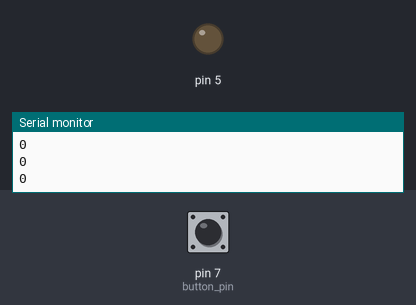
A sketch run on a simulated Arduino Uno, built with avr-gcc and run on an emulated ATmega328P. On the bench: output pins drawn as LEDs (lit = HIGH), the last lines printed to the serial monitor. The inputs (shaded band) are chosen by the test bench; at power-on: pin 7 (button_pin) LOW.

Above: at 1.2 s.
1.3 s: pin 7 (button_pin) pulled HIGH for 0.15 s
At 1.4 s:
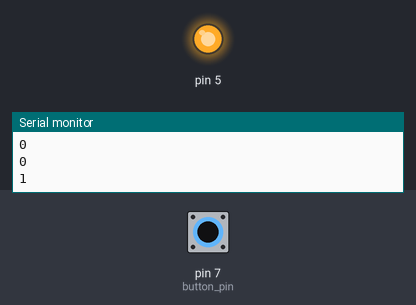
3.0 s: pin 7 (button_pin) pulled HIGH for 3.2 s
At 7.5 s:
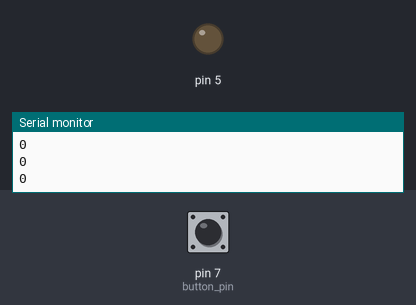
Timing chart, 0 to 9.0 s (numbered marks = the images above; inputs shaded):
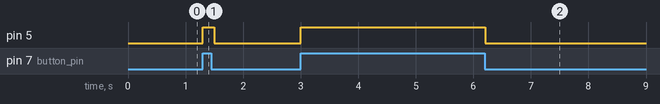

The sketch:

ledbutton.ino
```cpp
int button_pin = 7; // 버튼이 연결된 핀 번호를 저장합니다.
int input = 0; // 버튼의 입력 상태를 저장할 변수를 선언합니다.

void setup() {
  Serial.begin(9600); // 시리얼 통신을 시작합니다.
  pinMode(button_pin, INPUT); // 버튼 핀을 입력 모드로 설정합니다.
  pinMode(5, OUTPUT); // 핀 5를 출력 모드로 설정합니다.
}

void loop() {
  input = digitalRead(button_pin); // 버튼 핀의 입력 상태를 읽어서 input 변수에 저장합니다.
  Serial.println(input); // 버튼의 입력 상태를 시리얼 모니터에 출력합니다.
  if (input == 1) { // 버튼이 눌렸을 때 (입력이 HIGH일 때)
    digitalWrite(5, HIGH); // 핀 5에 연결된 LED를 켭니다.
  } else { // 버튼이 눌리지 않았을 때 (입력이 LOW일 때)
    digitalWrite(5, LOW); // 핀 5에 연결된 LED를 끕니다.
  }
  delay(100); // 100밀리초 동안 대기합니다.
}
```

Measured:
- after the input at 1.3 s, pin 5: LOW → HIGH at once, → LOW 0.20 s later
- after the input at 3.0 s, pin 5: LOW → HIGH at once, → LOW 3.2 s later
